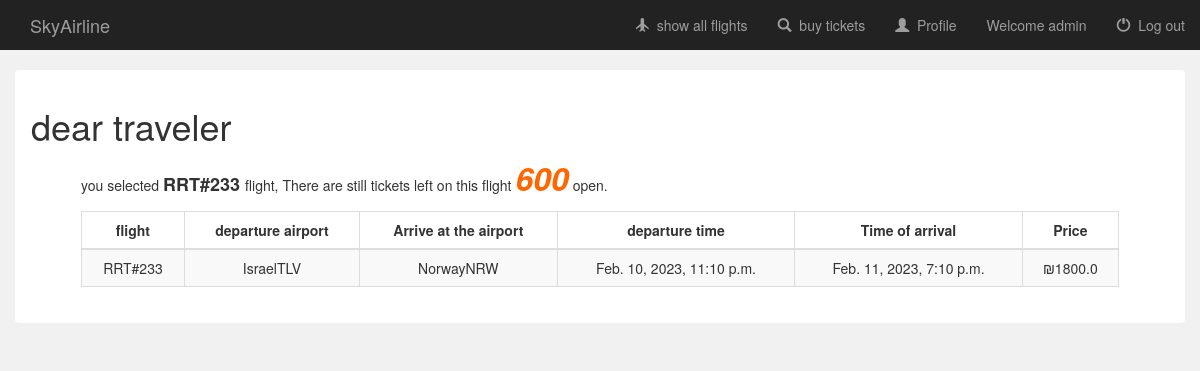
Page /travelagancy/book/flight/3/ (signed in) on the committed database.
### travelagancy/models.py (models this page shows, shortened)
class Flight(models.Model):
    user = models.ManyToManyField(User, default=None)
    name = models.CharField(max_length=100, null=True)
    leave_city = models.CharField(max_length=100, null=True)
    arrive_city = models.CharField(max_length=100, null=True)
    leave_airport = models.CharField(max_length=100, null=True)
    arrive_airport = models.CharField(max_length=100, null=True)
    leave_time = models.DateTimeField(null=True)
    arrive_time = models.DateTimeField(null=True)
    capacity = models.IntegerField(default=0, null=True)
    num_of_rows =  models.IntegerField(default=0, null=True)
    seats_in_row =  models.IntegerField(default=0, null=True)
    price = models.FloatField(default=0, null=True)
    book_sum = models.IntegerField(default=0, null=True)
    income = models.FloatField(default=0, null=True)

### travelagancy/views.py (the view)
# urls.py: url(r'^book/flight/(?P<flight_id>[0-9]+)/$', views.book_ticket, name='book_ticket'),
@csrf_exempt
def book_ticket(request, flight_id):
    if not request.user.is_authenticated:
        return render(request, 'travelagancy/login.html')
    else:
        flight = Flight.objects.get(pk=flight_id)
        seats = Seat.objects.filter(flight=flight)
        if flight.capacity==0:
            context={
                'username': request.user.username
            }
            return render(request, 'travelagancy/book_conflict.html',context)
        if request.user.id == ADMIN_ID:  #admin : show admin stuff
            admin=True
        else:
            admin=False
        context = {
            'flight': flight,
            'username': request.user.username,
            'seats':seats,
            'isAdmin': admin,
            }
        return render(request, 'travelagancy/book_flight.html', context)

### travelagancy/templates/travelagancy/book_flight.html (shortened to what this page needs)
{% extends 'travelagancy/base.html' %}
{% block login_display %}
    <a href="#">Welcome {{ username }}</a>
{% endblock %}
{% block content %}
    <div class="container-fluid" style="margin-top: 20px" >
        <div class="alert" style="background-color: white">
            <h1>dear traveler</h1>
            <div id="info_body" style="margin-left: 50px;margin-right: 50px">
                <p>
                    you selected <strong style="font-size: large"> {{ flight.name }} </strong> flight,
                    There are still tickets left on this flight
                    <strong id="remain_seats"
                            style="font-size: xx-large;color: #ff6600;font-style: italic">{{ flight.capacity }}</strong>
                    open.
                </p>
                <table class="table table-striped table-bordered">
                    <thead>
                    <tr>
                        <th style="text-align: center">flight</th>
                        <th style="text-align: center">departure airport</th>
                        <th style="text-align: center">Arrive at the airport</th>
                        <th style="text-align: center">departure time</th>
                        <th style="text-align: center">Time of arrival</th>
                        <th style="text-align: center">Price</th>
                    </tr>
                    </thead>
                    <tbody style="text-align: center">
                    <tr>
                        <td>{{ flight.name }}</td>
                        <td>{{ flight.leave_city }}{{ flight.leave_airport }}</td>
                        <td>{{ flight.arrive_city }}{{ flight.arrive_airport }}</td>
                        <td>{{ flight.leave_time }}</td>
                        <td>{{ flight.arrive_time }}</td>
                        <td>₪{{ flight.price }}</td>
                    </tr>
                    </tbody>
                </table>
            </div>
        </div>
    </div>
{% endblock %}

### rows in the picture
Flight: name "RRT#233", capacity "600", leave_city "Israel", leave_airport "TLV", arrive_city "Norway", arrive_airport "NRW", leave_time "Feb. 10, 2023, 11:10 p.m.", arrive_time "Feb. 11, 2023, 7:10 p.m.", price "1800.0"

### other values in the picture
{{ username }} "admin"
